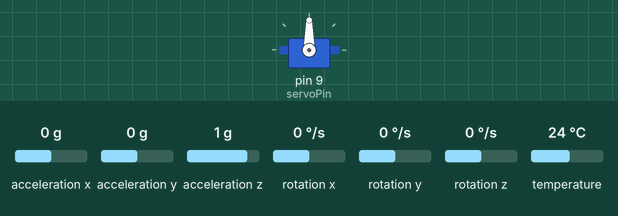
A sketch run on a simulated Arduino Uno, built with avr-gcc and run on an emulated ATmega328P. On the bench: servo. The inputs (shaded band) are chosen by the test bench; at power-on: acceleration x 0 g, acceleration y 0 g, acceleration z 1 g, rotation x 0 °/s, rotation y 0 °/s, rotation z 0 °/s, temperature 24 °C.

Above: at 1.2 s.
1.3 s: acceleration x set to -1.4 g
At 2.4 s:
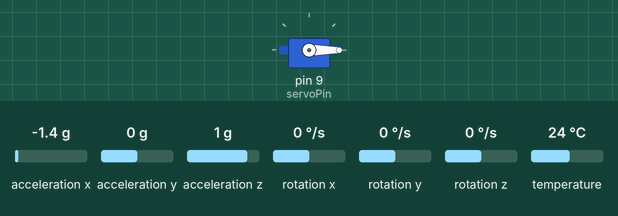
2.8 s: acceleration x set to -0.8 g
At 3.7 s:
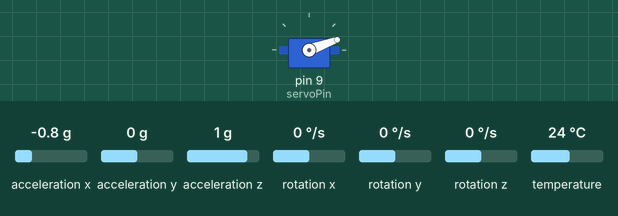
4.3 s: acceleration x set to 0.8 g
At 4.9 s:
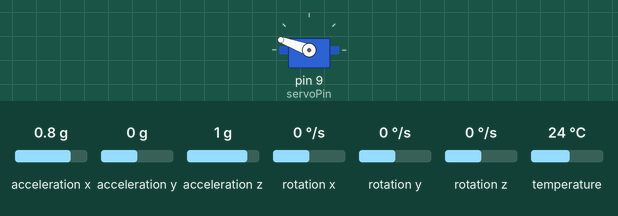
5.8 s: acceleration x set to 1.4 g
At 6.2 s:
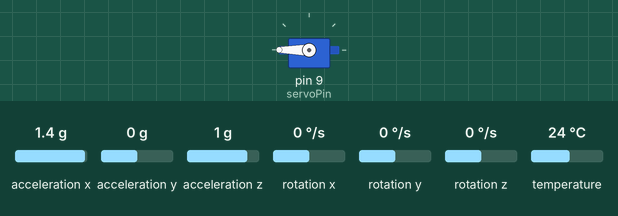
7.3 s: acceleration x set to 0 g
At 8.7 s:
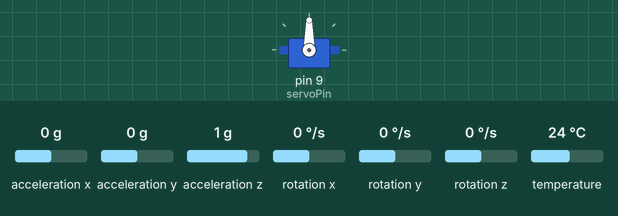
Timing chart, 0 to 9.8 s (numbered marks = the images above; inputs shaded):
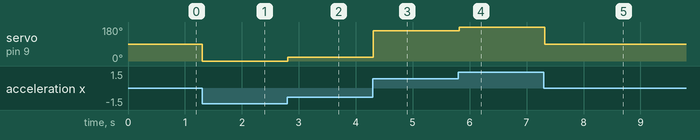

Measured:
- after the input at 1.3 s, servo on pin 9 (servoPin): 90° → 0° at once
- after the input at 2.8 s, servo on pin 9 (servoPin): 0° → 20° at once
- after the input at 4.3 s, servo on pin 9 (servoPin): 20° → 160° at once
- after the input at 5.8 s, servo on pin 9 (servoPin): 160° → 180° at once
- after the input at 7.3 s, servo on pin 9 (servoPin): 180° → 90° at once

The sketch:

arduino_project_MPU6050_servo_motor_X_axis.ino
```cpp
#include<Adafruit_MPU6050.h>
#include<Servo.h>

Adafruit_MPU6050 mpu;
int address = 0x68;

Servo myServo;
int servoPin = 9;
int val;
void setup() {

  Serial.begin(9600);
  if(!mpu.begin(address)){
    Serial.println("MPU-6050 not detected!!!");
  }

  mpu.setAccelerometerRange(MPU6050_RANGE_2_G);
  myServo.attach(servoPin);

}

void loop() {

  sensors_event_t a, g, temp;

  mpu.getEvent(&a, &g, &temp);
  float accelX = a.acceleration.x;

  int servoAngle = map(accelX, -9.8, 9.8, 0, 180);

  servoAngle = constrain(servoAngle, 0, 180);
  myServo.write(servoAngle);

  delay(20);
}
```
